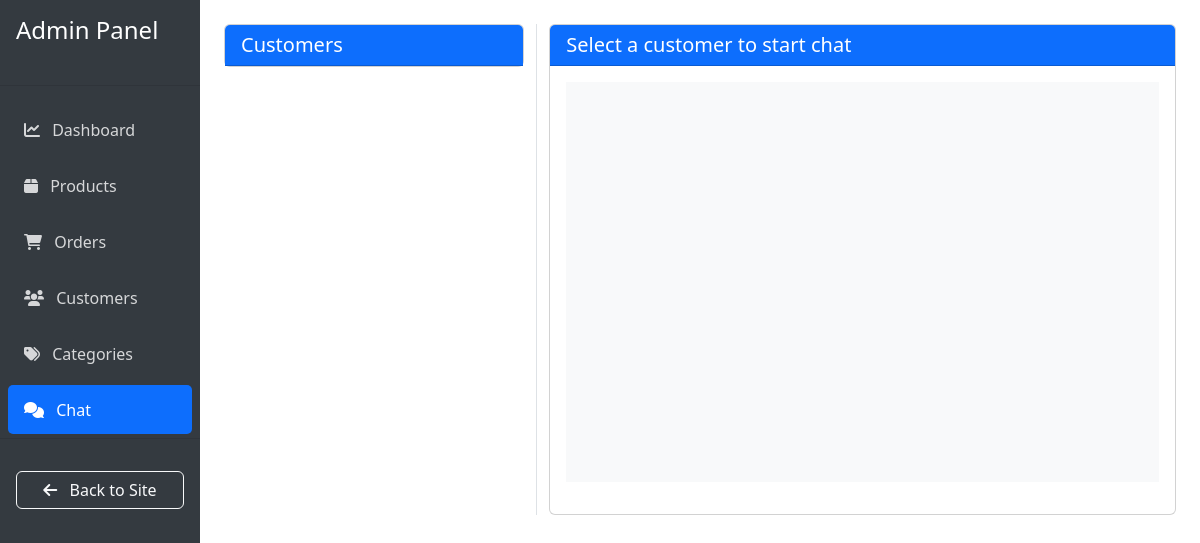
Page /admin-chat/ (signed in) on the earlier database version.
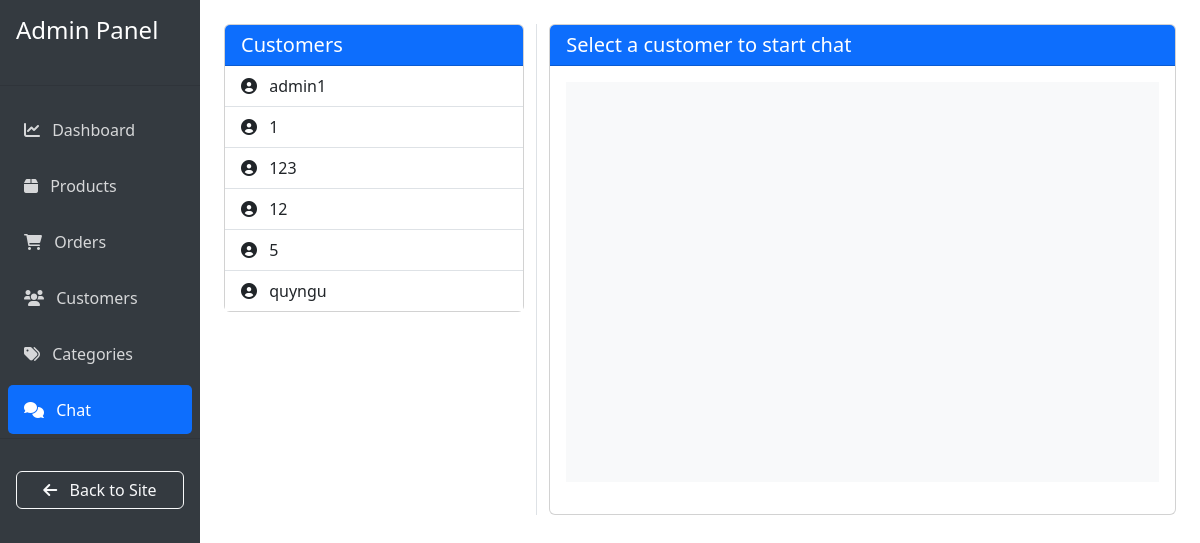
Same page on the later database version.
### hoadeptrai/models.py (models this page shows, shortened)
class Customer(AbstractUser):
    phone_number = models.CharField(max_length=20, blank=True)
    address = models.CharField(max_length=255, blank=True)
    ROLES = (
        ('customer', 'Customer'),
        ('seller', 'Seller'),
        ('admin', 'Admin')
    )
    role = models.CharField(max_length=10, choices=ROLES)
    loyalty_points = models.IntegerField(default=0)
    groups = models.ManyToManyField(Group, related_name="custom_customer_groups", blank=True)
    user_permissions = models.ManyToManyField(Permission, related_name="custom_customer_permissions", blank=True)

### hoadeptrai/views.py (the view)
# urls.py: path('admin-chat/', views.admin_chat, name='admin_chat'),
@staff_member_required
def admin_chat(request):
    if request.user.role == 'admin':
        users = Customer.objects.filter(role='customer')
    else:
        users = Customer.objects.filter(role='customer')
    for user in users:
        user.has_unread = Message.objects.filter(
            sender=user,
            receiver=request.user,
            is_read=False
        ).exists()
    return render(request, 'admin/chat.html', {'users': users})

### hoadeptrai/templates/admin/chat.html (shortened to what this page needs)
{% extends 'admin/base_admin.html' %}
{% block content %}
<div class="container-fluid">
    <div class="row">
        <div class="col-md-4 border-end">
            <div class="card">
                <div class="card-header bg-primary text-white">
                    <h5 class="mb-0">Customers</h5>
                </div>
                <div class="card-body p-0">
                    <div class="list-group list-group-flush" id="usersList">
                        {% for user in users %}
                        <button class="list-group-item list-group-item-action user-item {% if user.has_unread %}fw-bold{% endif %}"
                                data-user-id="{{ user.id }}">
                            <div class="d-flex justify-content-between align-items-center">
                                <div>
                                    <i class="fas fa-user-circle me-2"></i>
                                    {{ user.username }}
                                </div>
                            </div>
                        </button>
                        {% endfor %}
                    </div>
                </div>
            </div>
        </div>
        <div class="col-md-8">
            <div class="card">
                <div class="card-header bg-primary text-white">
                    <h5 class="mb-0" id="chatTitle">Select a customer to start chat</h5>
                </div>
                <div class="card-body">
                    <div id="chatMessages" style="height: 400px; overflow-y: auto;" class="mb-3">
                    </div>
                </div>
            </div>
        </div>
    </div>
</div>
{% endblock %}

Differences in the rows shown:
added Customer: username "admin1"
added Customer: username "1"
added Customer: username "123"
added Customer: username "12"
added Customer: username "5"
added Customer: username "quyngu"
